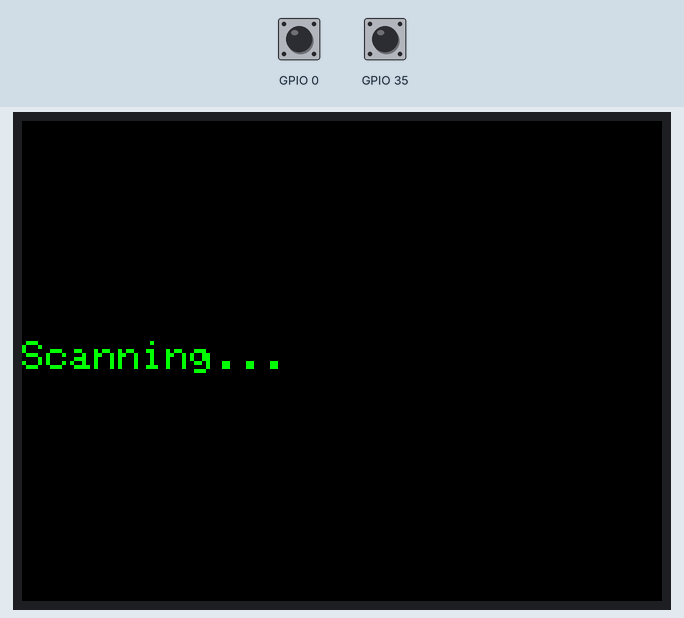
Simulated run of this sketch. Board: ESP32. Parts: 320×240 colour display. The inputs (shaded band) are chosen by the test bench; at power-on: GPIO 0 HIGH, GPIO 35 HIGH. A WiFi scan finds three made-up networks.

Above: at 2.4 s.
At 5.8 s:
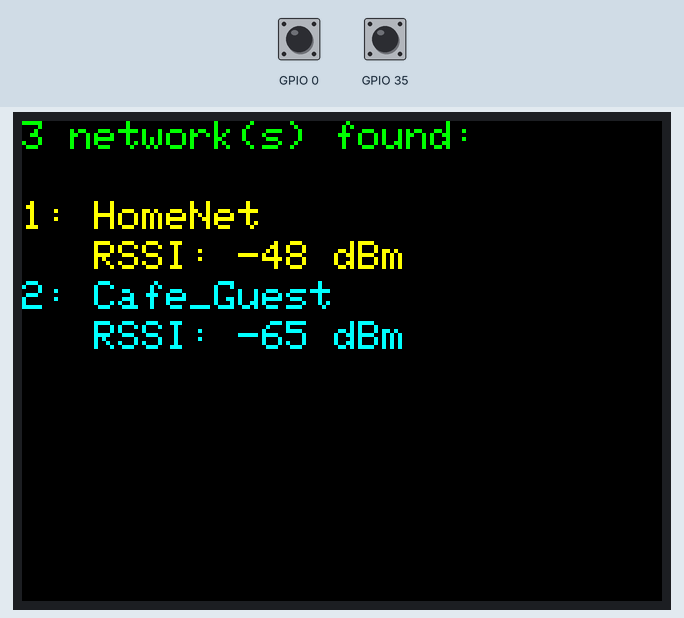
5.9 s: GPIO 0 pulled LOW for 0.15 s
At 6.9 s:
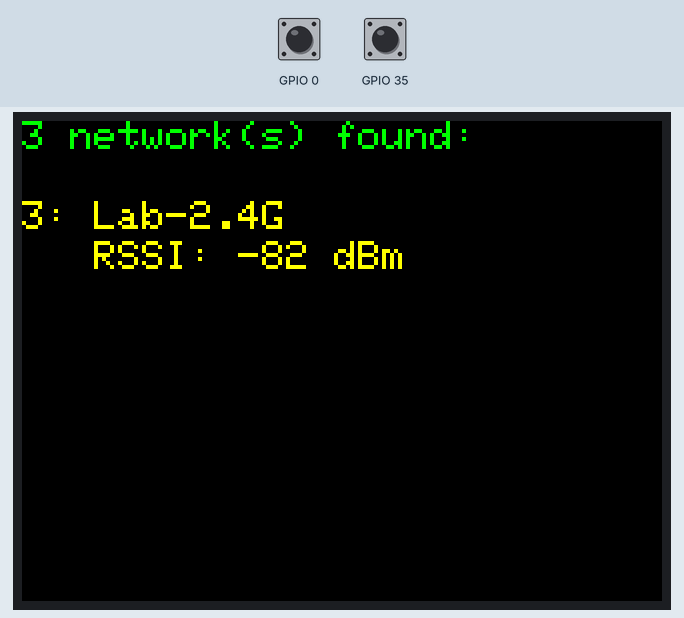
7.9 s: GPIO 35 pulled LOW for 0.15 s
At 10.9 s:
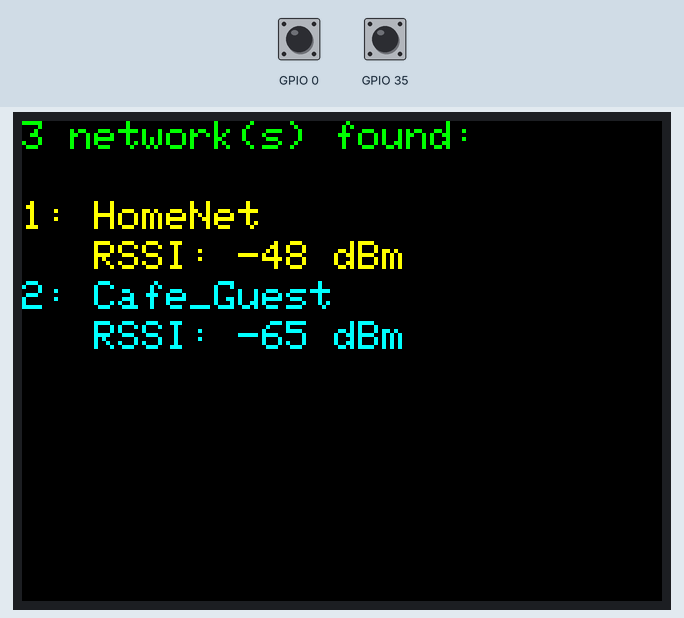
Timing chart, 0 to 12.4 s (numbered marks = the images above; inputs shaded):
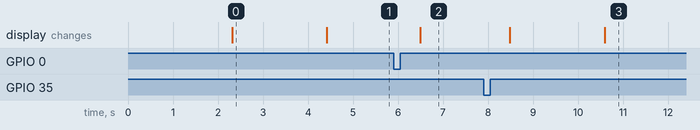

Measured:
- after the input at 5.9 s, the display: changes after 0.60 s (image 2)
- what the display in image 0 shows lasts 2.1 s, from 2.3 s to 4.4 s

The sketch:

ttgo-wifi-sniff.ino
```cpp
// ###################
// Created by ATOMNFT
//
/* FLASH SETTINGS
Board: LOLIN D32
Flash Frequency: 80MHz
Partition Scheme: Minimal SPIFFS
*/
//
// ###################

#include <WiFi.h>
#include <TFT_eSPI.h>
#include <SPI.h>
#include <Button2.h>

// Define the TFT display object
TFT_eSPI tft = TFT_eSPI();

// Define buttons connected to GPIO 0 and GPIO 35
Button2 buttonScroll(0);
Button2 buttonRescan(35);

// Timer variables
unsigned long previousMillis = 0;
const long interval = 40000; // 40 seconds
unsigned long startupMillis = 0;
const long startupDisplayTime = 2000; // 2 seconds

// WiFi scan results
int numNetworks = 0;
String ssids[50];
int rssis[50];
int currentPage = 0;
const int networksPerPage = 2;

void setup() {
  // Initialize the display
  tft.init();
  tft.setRotation(1);
  tft.fillScreen(TFT_BLACK);
  tft.setTextSize(2);
  tft.setTextColor(TFT_WHITE, TFT_BLACK);

  // Display startup message
  tft.setCursor(0, tft.height() / 2 - 10);
  tft.setTextColor(TFT_VIOLET, TFT_BLACK);
  tft.println("WiFi-Scanner v0.0.1");
  startupMillis = millis();

  // Initialize WiFi
  WiFi.mode(WIFI_STA);
  WiFi.disconnect();
  delay(100);

  // Initialize buttons
  buttonScroll.setClickHandler(buttonScrollClickHandler);
  buttonRescan.setClickHandler(buttonRescanClickHandler);

  // Set debounce time for buttons (in milliseconds)
  buttonScroll.setDebounceTime(50); // Adjust debounce time as needed
  buttonRescan.setDebounceTime(50);
}

void loop() {
  buttonScroll.loop();
  buttonRescan.loop();
  unsigned long currentMillis = millis();

  // Check if startup display time has passed
  if (currentMillis - startupMillis >= startupDisplayTime) {
    // Perform the initial scan only once
    if (previousMillis == 0) {
      performScan();
      previousMillis = currentMillis; // Initialize previousMillis after the first scan
    }

    // Rescan every interval
    if (currentMillis - previousMillis >= interval) {
      previousMillis = currentMillis;
      performScan();
    }
  }
}

void performScan() {
  // Display "Scanning..." message
  tft.fillScreen(TFT_BLACK);
  tft.setCursor(0, tft.height() / 2 - 10);
  tft.setTextSize(2);
  tft.setTextColor(TFT_GREEN, TFT_BLACK);
  tft.println("Scanning...");

  // Perform WiFi scan
  numNetworks = WiFi.scanNetworks();

  // Store the scan results
  for (int i = 0; i < numNetworks; i++) {
    ssids[i] = WiFi.SSID(i);
    rssis[i] = WiFi.RSSI(i);
  }

  currentPage = 0; // Reset to the first page
  displayPage();
}

void displayPage() {
  // Clear the display
  tft.fillScreen(TFT_BLACK);

  if (numNetworks == 0) {
    tft.setCursor(0, 0);
    tft.setTextColor(TFT_RED, TFT_BLACK);
    tft.println("No WiFi networks found");
  } else {
    tft.setCursor(0, 0);
    tft.setTextColor(TFT_GREEN, TFT_BLACK);
    tft.printf("%d network(s) found:\n", numNetworks);

    // Display information for networks on the current page
    for (int i = 0; i < networksPerPage; ++i) {
      int index = currentPage * networksPerPage + i;
      if (index >= numNetworks) {
        break;
      }

      int ypos = (i + 1) * 40; // Space out the results by 40 pixels

      // Alternate colors for better readability
      if (index % 2 == 0) {
        tft.setTextColor(TFT_YELLOW, TFT_BLACK);
      } else {
        tft.setTextColor(TFT_CYAN, TFT_BLACK);
      }

      tft.setCursor(0, ypos);
      wrapText(String(index + 1) + ": " + ssids[index], 0, ypos, 240);

      tft.setCursor(0, ypos + 20);
      tft.printf("   RSSI: %d dBm\n", rssis[index]);
    }
  }
}

void wrapText(const String& text, int x, int y, int maxWidth) {
  int len = text.length();
  int width = 0;
  int start = 0;

  tft.setCursor(x, y);

  for (int i = 0; i < len; i++) {
    width += tft.textWidth(text.substring(i, i + 1));

    if (width > maxWidth) {
      tft.print(text.substring(start, i));
      start = i;
      width = tft.textWidth(text.substring(i, i + 1));
      y += 20; // Move to the next line
      tft.setCursor(x, y);
    }
  }
  tft.print(text.substring(start, len));
}

void buttonScrollClickHandler(Button2& btn) {
  if (numNetworks > networksPerPage) {
    currentPage++;
    if (currentPage * networksPerPage >= numNetworks) {
      currentPage = 0; // Wrap around to the first page
    }
    displayPage();
  }
}

void buttonRescanClickHandler(Button2& btn) {
  performScan();
}
```
